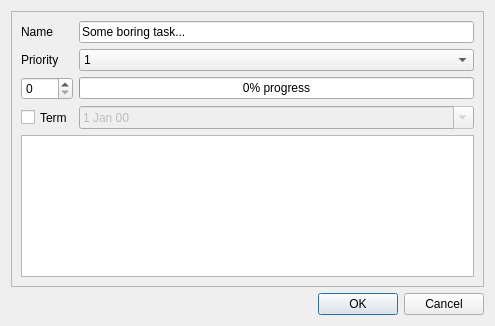
<?xml version="1.0" encoding="UTF-8"?>
<ui version="4.0">
 <class>TaskWizard</class>
 <widget class="QDialog" name="TaskWizard">
  <property name="geometry">
   <rect>
    <x>0</x>
    <y>0</y>
    <width>495</width>
    <height>326</height>
   </rect>
  </property>
  <property name="sizePolicy">
   <sizepolicy hsizetype="Fixed" vsizetype="Fixed">
    <horstretch>0</horstretch>
    <verstretch>0</verstretch>
   </sizepolicy>
  </property>
  <property name="windowTitle">
   <string>New task</string>
  </property>
  <layout class="QGridLayout" name="gridLayout">
   <item row="0" column="0">
    <widget class="QFrame" name="frame">
     <property name="frameShape">
      <enum>QFrame::StyledPanel</enum>
     </property>
     <property name="frameShadow">
      <enum>QFrame::Plain</enum>
     </property>
     <layout class="QGridLayout" name="gridLayout_2">
      <item row="4" column="0" colspan="2">
       <widget class="QPlainTextEdit" name="description"/>
      </item>
      <item row="1" column="0">
       <widget class="QLabel" name="label_2">
        <property name="sizePolicy">
         <sizepolicy hsizetype="Preferred" vsizetype="Maximum">
          <horstretch>0</horstretch>
          <verstretch>0</verstretch>
         </sizepolicy>
        </property>
        <property name="text">
         <string>Priority</string>
        </property>
       </widget>
      </item>
      <item row="3" column="0">
       <widget class="QCheckBox" name="hasTerm">
        <property name="sizePolicy">
         <sizepolicy hsizetype="Minimum" vsizetype="Minimum">
          <horstretch>0</horstretch>
          <verstretch>0</verstretch>
         </sizepolicy>
        </property>
        <property name="text">
         <string>Term</string>
        </property>
        <property name="checked">
         <bool>false</bool>
        </property>
       </widget>
      </item>
      <item row="1" column="1">
       <widget class="QComboBox" name="priority">
        <property name="sizePolicy">
         <sizepolicy hsizetype="MinimumExpanding" vsizetype="Fixed">
          <horstretch>0</horstretch>
          <verstretch>0</verstretch>
         </sizepolicy>
        </property>
        <item>
         <property name="text">
          <string>1</string>
         </property>
        </item>
        <item>
         <property name="text">
          <string>2</string>
         </property>
        </item>
        <item>
         <property name="text">
          <string>3</string>
         </property>
        </item>
        <item>
         <property name="text">
          <string>5</string>
         </property>
        </item>
        <item>
         <property name="text">
          <string>8</string>
         </property>
        </item>
       </widget>
      </item>
      <item row="0" column="0">
       <widget class="QLabel" name="label">
        <property name="sizePolicy">
         <sizepolicy hsizetype="Preferred" vsizetype="Maximum">
          <horstretch>0</horstretch>
          <verstretch>0</verstretch>
         </sizepolicy>
        </property>
        <property name="text">
         <string>Name</string>
        </property>
       </widget>
      </item>
      <item row="0" column="1">
       <widget class="QLineEdit" name="name">
        <property name="sizePolicy">
         <sizepolicy hsizetype="MinimumExpanding" vsizetype="Fixed">
          <horstretch>0</horstretch>
          <verstretch>0</verstretch>
         </sizepolicy>
        </property>
        <property name="text">
         <string>Some boring task...</string>
        </property>
       </widget>
      </item>
      <item row="3" column="1">
       <widget class="QDateEdit" name="term">
        <property name="enabled">
         <bool>false</bool>
        </property>
        <property name="sizePolicy">
         <sizepolicy hsizetype="MinimumExpanding" vsizetype="Fixed">
          <horstretch>0</horstretch>
          <verstretch>0</verstretch>
         </sizepolicy>
        </property>
        <property name="displayFormat">
         <string>d MMM yy</string>
        </property>
        <property name="calendarPopup">
         <bool>true</bool>
        </property>
       </widget>
      </item>
      <item row="2" column="1">
       <widget class="QProgressBar" name="progressBar">
        <property name="value">
         <number>0</number>
        </property>
        <property name="format">
         <string>%p% progress</string>
        </property>
       </widget>
      </item>
      <item row="2" column="0">
       <widget class="QSpinBox" name="progress">
        <property name="maximum">
         <number>100</number>
        </property>
        <property name="singleStep">
         <number>10</number>
        </property>
       </widget>
      </item>
     </layout>
    </widget>
   </item>
   <item row="1" column="0">
    <widget class="QDialogButtonBox" name="buttonBox">
     <property name="orientation">
      <enum>Qt::Horizontal</enum>
     </property>
     <property name="standardButtons">
      <set>QDialogButtonBox::Cancel|QDialogButtonBox::Ok</set>
     </property>
    </widget>
   </item>
  </layout>
 </widget>
 <resources/>
 <connections>
  <connection>
   <sender>buttonBox</sender>
   <signal>accepted()</signal>
   <receiver>TaskWizard</receiver>
   <slot>accept()</slot>
   <hints>
    <hint type="sourcelabel">
     <x>248</x>
     <y>254</y>
    </hint>
    <hint type="destinationlabel">
     <x>157</x>
     <y>274</y>
    </hint>
   </hints>
  </connection>
  <connection>
   <sender>buttonBox</sender>
   <signal>rejected()</signal>
   <receiver>TaskWizard</receiver>
   <slot>reject()</slot>
   <hints>
    <hint type="sourcelabel">
     <x>316</x>
     <y>260</y>
    </hint>
    <hint type="destinationlabel">
     <x>286</x>
     <y>274</y>
    </hint>
   </hints>
  </connection>
  <connection>
   <sender>progress</sender>
   <signal>valueChanged(int)</signal>
   <receiver>progressBar</receiver>
   <slot>setValue(int)</slot>
   <hints>
    <hint type="sourcelabel">
     <x>38</x>
     <y>74</y>
    </hint>
    <hint type="destinationlabel">
     <x>81</x>
     <y>63</y>
    </hint>
   </hints>
  </connection>
 </connections>
</ui>
